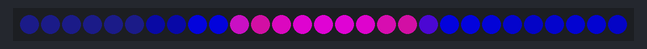
Recording of a sketch running on a simulated Arduino Uno, built with avr-gcc and run on an emulated ATmega328P. On the bench: 29 RGB LEDs in strip order, left to right. Dim RGB values are drawn brighter than linear.

Above: at 3.15 s.
At 8.02 s:
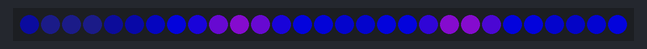
At 13.49 s:
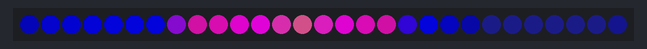
At 23.01 s:
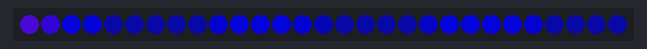
At 31.98 s:
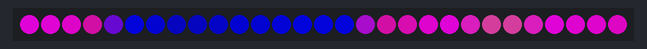
At 38.97 s:
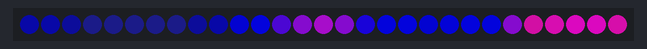

The sketch:

Stitch.ino
```cpp
#include <FastLED.h>

#define NUM_LEDS 29
#define DATA_PIN 3
#define MAX_POWER_MILLIAMPS 500
#define LED_TYPE WS2812B
#define COLOR_ORDER GRB

CRGB leds[NUM_LEDS];
uint8_t whichPalette = 0;
uint8_t offset = 0;
CRGBPalette16 purple_palette = { 0x000000, 0x000000, 0x000000, 0x000000, 0x000000, 0x000000, 0x000020, 0x000020,
                                 0x00008B, 0x00008B, 0x720752, 0x80095B, 0x980084, 0x9C0090, 0x604618, 0x808078 };

void setup() {
  delay(3000);
  FastLED.addLeds<LED_TYPE, DATA_PIN, COLOR_ORDER>(leds, NUM_LEDS)
    .setCorrection(TypicalLEDStrip);
  FastLED.setBrightness(255);
  FastLED.setMaxPowerInVoltsAndMilliamps(5, MAX_POWER_MILLIAMPS);
}

void loop() {
  fill_solid(leds, NUM_LEDS, CRGB(2, 2, 10));

  for (int i = 0; i < NUM_LEDS; i++) {
    // adds a slow spinning effect
    uint32_t offset = NUM_LEDS - ((millis() / 500) % NUM_LEDS);
    // use a noise function to sample random values from the palette
    uint8_t index = inoise8((i + offset) * 24, millis() / 10);
    CRGB color = ColorFromPalette(purple_palette, index);
    leds[i] += color;
  }

  FastLED.show();
}
```
